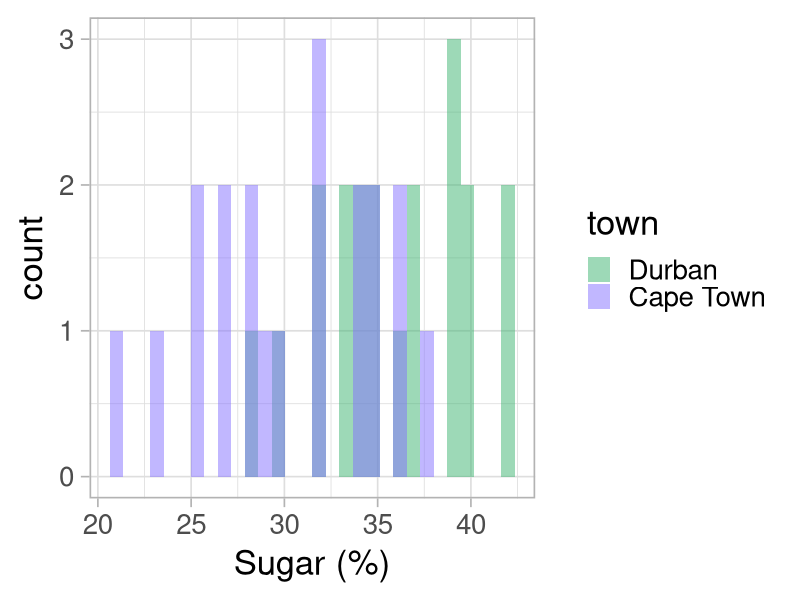
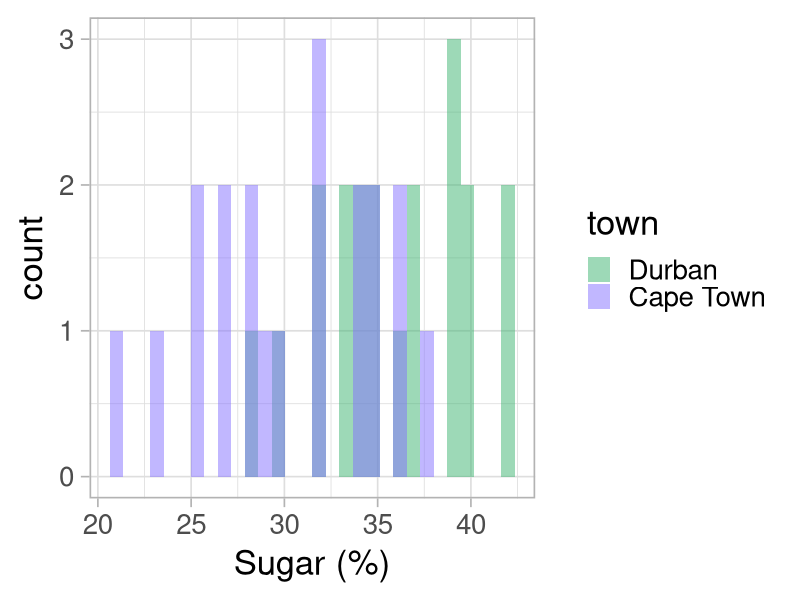
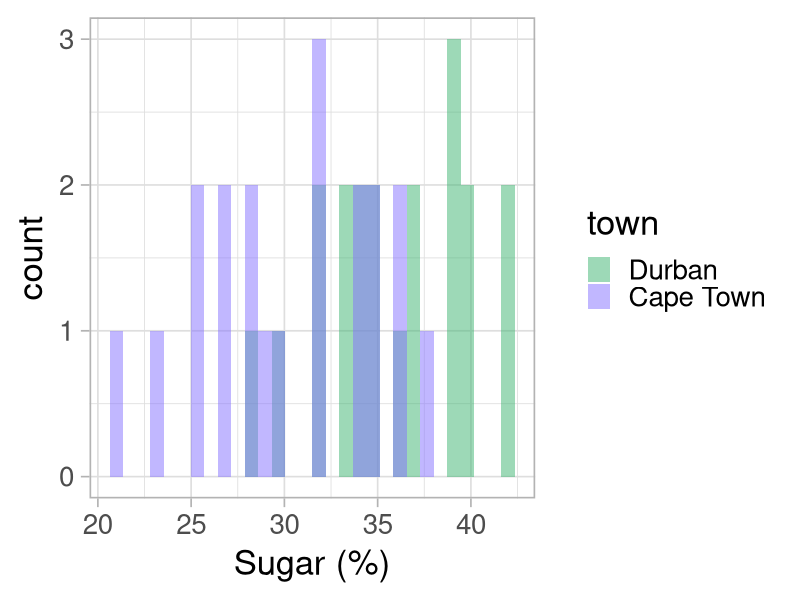
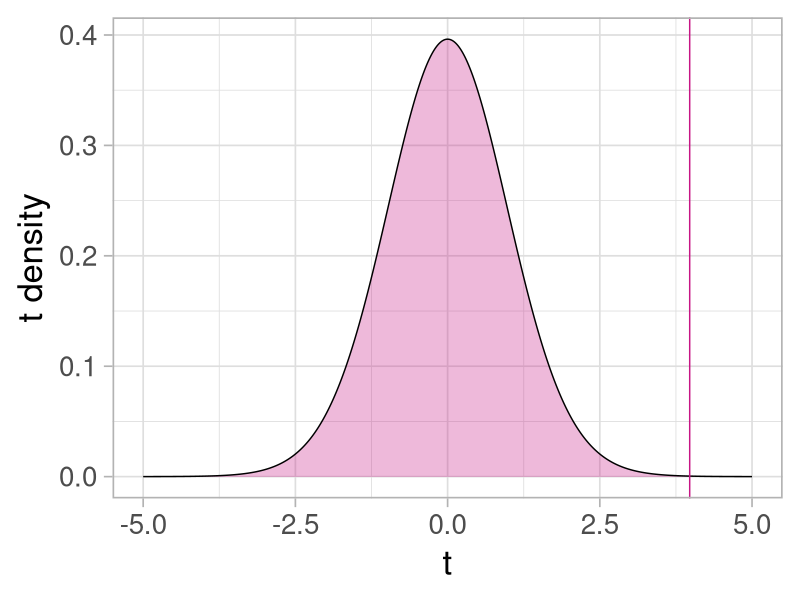
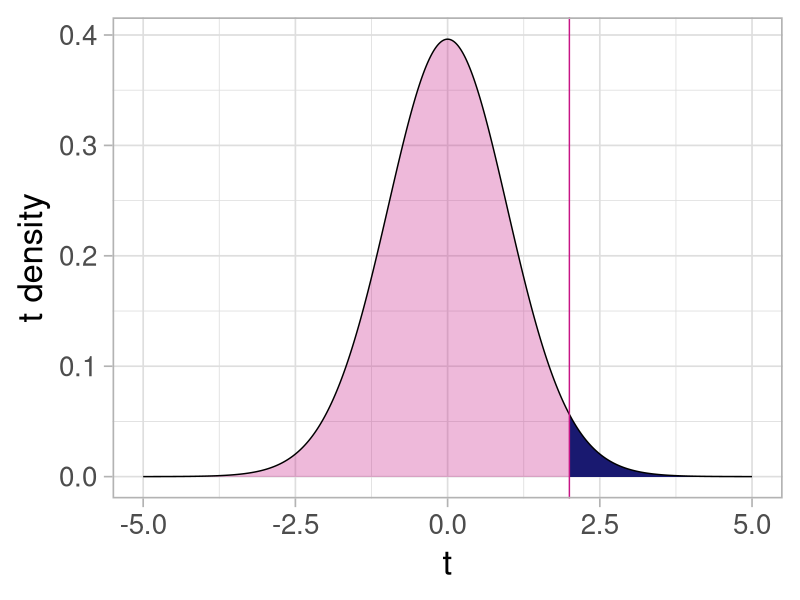
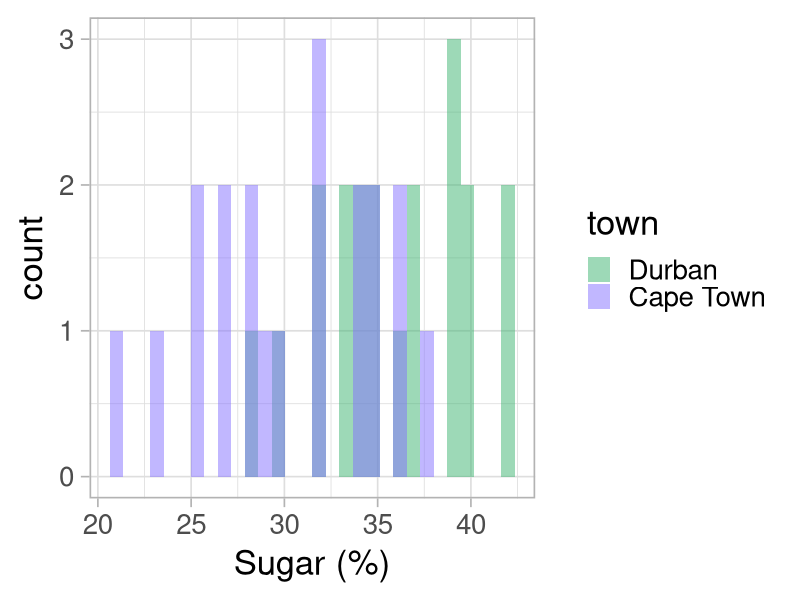
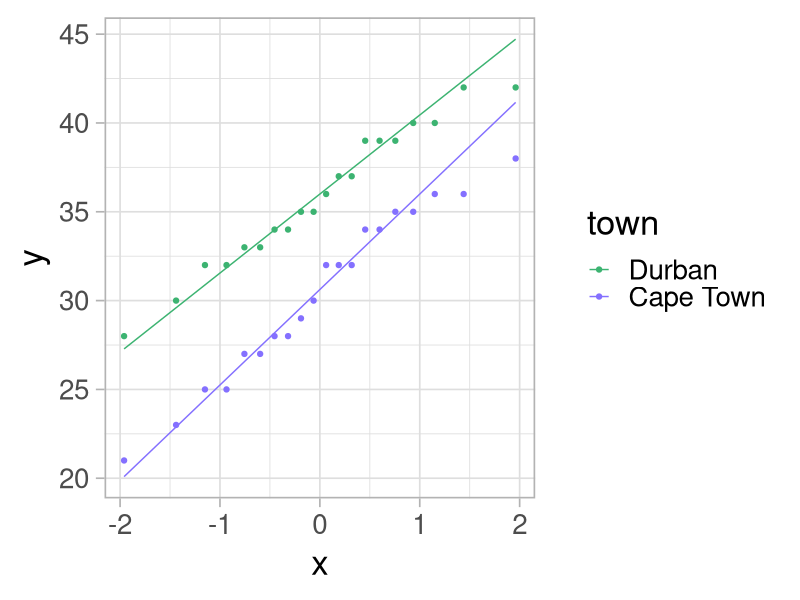
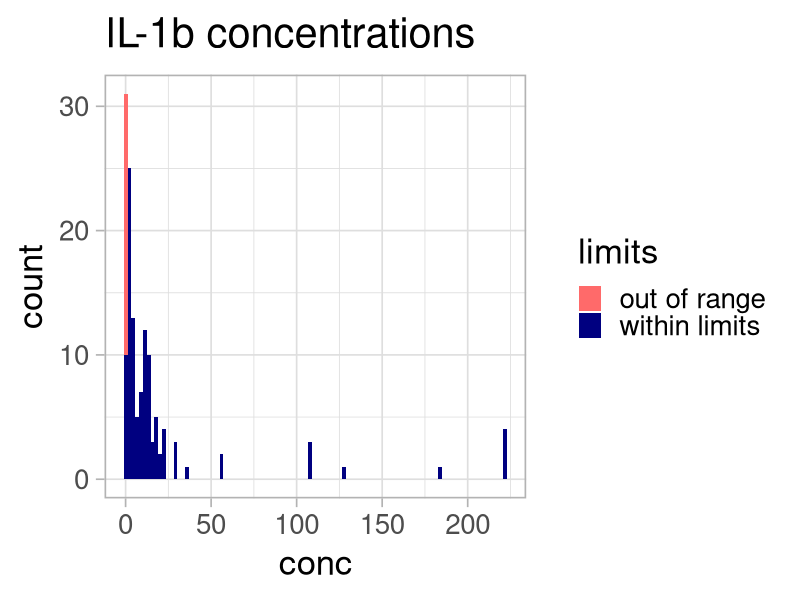

Write R code to recreate these figures, in order.
## ---- chunk 1
#| echo: false
#| warning: false
#| message: false

library(tidyverse)
library(kableExtra)
theme_set(theme_light(base_size = 25))

## ---- chunk 2
#| echo: false

set.seed(123)
malva <- 
  bind_rows(
    tibble(town = "Durban", sugar = rbinom(20, 100, 0.35)),
    tibble(town = "Cape Town", sugar = rbinom(20, 100, 0.3))
  ) |> 
  mutate(
    town = town |> factor(levels = c("Durban", "Cape Town"))
    )

town_colors <- 
  c(
    "Cape Town" = "lightslateblue", 
    "Durban" = "mediumseagreen"
    )

g_malva_hist <- 
  ggplot(malva, aes(x = sugar, fill = town)) +
  geom_histogram(alpha = 0.5, position = "identity", bins = 30) +
  scale_fill_manual(values = town_colors) +
  xlab("Sugar (%)")

## ---- chunk 3
#| fig-height: 4
g_malva_hist
## ---- chunk 4
g_malva_hist
## ---- chunk 5

malva %>% 
  group_by(town) %>% 
  summarise(`mean sugar (%)` = mean(sugar), `sd` = sd(sugar)) |> 
  knitr::kable(digits = 2, booktab = TRUE)

## ---- chunk 6
malva |> 
  group_by(town) |> 
  summarise(`mean sugar (%)` = mean(sugar), `sd` = sd(sugar)) |> 
  kableExtra::kable(digit = 2)

## ---- chunk 7
g_malva_hist
## ---- chunk 8

malva %>% 
  group_by(town) %>% 
  summarise(`mean sugar (%)` = mean(sugar), `sd` = sd(sugar)) |> 
  knitr::kable(digits = 2, booktab = TRUE)

## ---- chunk 9

mean_diff <- 
  mean(malva$sugar[malva$town == "Durban"]) - mean(malva$sugar[malva$town == "Cape Town"])

## ---- chunk 10

ttest <- 
  t.test(sugar ~ town, data = malva, alternative = "less")

## ---- chunk 11

df <- 
  tibble(t = seq(-5, 5, by = 0.01), df = ttest$parameter) %>% 
  mutate(`t density` = dt(t, df = df))

## ---- chunk 12

ggplot(df, aes(x = t, y = `t density`)) +
  geom_area(fill = "mediumvioletred", alpha = 0.3) +
  geom_line() +
  geom_vline(xintercept = ttest$statistic, col = "mediumvioletred")

## ---- chunk 13
#| fig-height: 4
ggplot(df, aes(x = t, y = `t density`)) +
  geom_area(fill = "mediumvioletred", alpha = 0.3) +
  geom_area(data = df |> filter(t > 2), fill = "midnightblue") +
  geom_line() +
  geom_vline(xintercept = 2, col = "mediumvioletred") 

## ---- chunk 14
g_malva_hist
## ---- chunk 15
#| fig-height: 3.5
ggplot(malva, aes(sample = sugar, colour = town)) +
  stat_qq() +
  stat_qq_line() +
  scale_color_manual(values = town_colors)

## ---- chunk 16
#| echo: true

t.test(sugar ~ town, data = malva, alternative = "greater")

## ---- chunk 17

elisa <- 
  read_csv(
    "data/03_elisa_cytokines_UKZN_workshop_2023.csv"
    )

IL1b <- elisa |> filter(cytokine == "IL-1b") 


cytokine_lim_cols <-
  c("within limits" = "navy", "out of range" = "indianred1")


ggplot(IL1b, aes(x = conc, fill = limits)) +
  geom_histogram(bins = 100) +
  ggtitle("IL-1b concentrations") +
  scale_fill_manual(values = cytokine_lim_cols)

## ---- chunk 18
#| echo: true
IL1b <- IL1b |> mutate(logconc = log10(conc))

## ---- chunk 19
ggplot(IL1b, aes(x = logconc, fill = limits)) +
  geom_histogram(bins = 30) +
  ggtitle("IL-1b concentrations (log 10)") +
  xlab("log10(conc)")  +
  scale_fill_manual(values = cytokine_lim_cols)
## ---- chunk 20

ggplot(
  IL1b, 
  aes(sample = logconc)
) +
  geom_qq_line() +
  geom_qq(size = 0.75, alpha = 0.5)

## ---- chunk 21


clin <- 
  read_csv(
    "data/02_visit_clinical_measurements_UKZN_workshop_2023.csv",
    show_col_types = FALSE
  )


clin <- 
  clin |> 
  mutate(BV = ifelse(nugent_score >= 7, "BV", "Healthy")) 

sample_info <- 
  read_csv(
    file = "data/00_sample_ids_UKZN_workshop_2023.csv",
    show_col_types = FALSE
  )


IL1b <- 
  IL1b |> 
  left_join(sample_info, by = join_by(sample_id)) |> 
  left_join(clin, by = join_by(pid, time_point, arm))


## ---- chunk 22


BV_colors <- 
  c("BV" = "darkgoldenrod1", "Healthy" = "cornflowerblue")

ggplot(
  IL1b, #|> filter(limits == "within limits"),
  aes(x = logconc, fill = BV)
) +
  geom_histogram(bins = 30, alpha = 0.5, position = "identity") +
  xlab("log10(conc)") +
  ggtitle("IL-1b concentration by BV diagnosis") +
  scale_fill_manual(values = BV_colors)

## ---- chunk 23
#| echo: true
IL1b |> count(BV) |> pivot_wider(names_from = BV, values_from = n)
## ---- chunk 24
#| echo: true

t.test(logconc ~ BV, data = IL1b)

## ---- chunk 25
#| echo: true

elisa <- 
  elisa |> 
  mutate(logconc = log10(conc)) |> 
  left_join(sample_info, by = join_by(sample_id))

elisa |> head() 

## ---- chunk 26

elisa$time_point |> unique() 

## ---- chunk 27
#| echo: true

elisa <- 
  elisa |> 
  mutate(time_point = time_point |> str_replace("_", " "))

elisa$time_point |> unique()
## ---- chunk 28

elisa |> head() 

## ---- chunk 29
#| echo: true

elisa <- 
  elisa |> 
  mutate(
    sample_id = sample_id |> factor(),
    cytokine = cytokine |> factor(),
    pid = pid |> factor(),
    time_point =time_point |> factor(),
    arm = arm |> factor(),
    limits = limits |> factor()
    )

## ---- chunk 30
#| echo: true

elisa |> 
  filter(cytokine == "IL-1b") |> 
  ggplot(aes(x = time_point, y = logconc, color = arm)) +
  geom_line(aes(group = pid), alpha = 0.75) +
  geom_point(alpha = 0.5) +
  xlab("Visits") +
  ylab("log10(IL-1b concentration)") +
  scale_color_manual("Arm", values = c("deeppink","steelblue1"))

## ---- chunk 31
#| echo: true

condition_1 <- c("A" = 102, "B" = 239, "C" = 163)
condition_2 <- condition_1
condition_2["A"] <- condition_2["A"] + 78 # we only increase A

(condition_1/sum(condition_1)) |> round(digits = 2)
(condition_2/sum(condition_2)) |> round(digits = 2) # but the % of B and C decrease!
